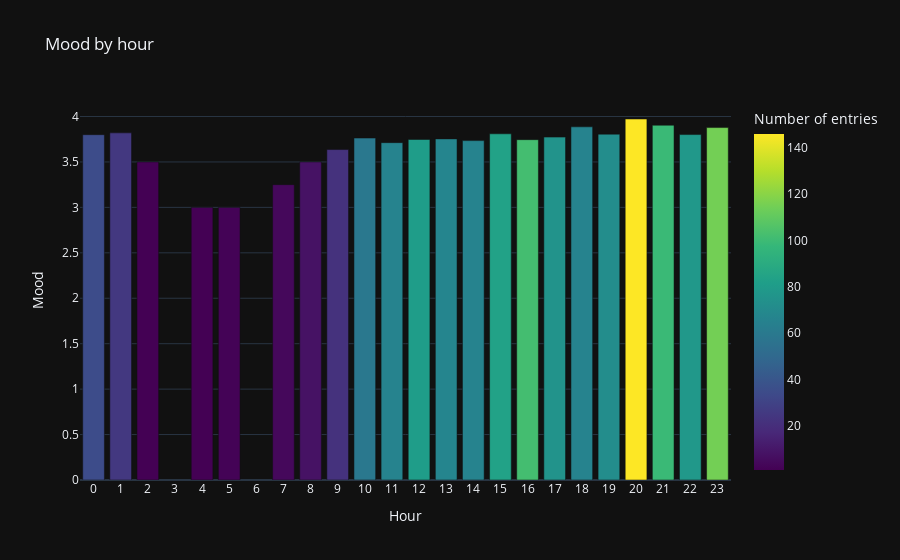

Notebook source saved alongside this figure:
### Markdown cell above
## Mood bar plot by hour/day/month

### Code cell
df.by_time_bar_plot('hour')

### Figure 1 — Plotly figure (JSON) as saved in the notebook; plotly's stock layout.template omitted (floating-point values rounded to 4 significant figures)
{"data": [{"alignmentgroup": "True", "hovertemplate": "Hour=%{x}<br>Mood=%{y}<br>Number of entries=%{marker.color}<extra></extra>", "legendgroup": "", "marker": {"color": [115, 72, 102, 146, 75, 66, 78, 66, 59, 81, 84, 67, 99, 35, 8, 22, 66, 25, 4, 2, 1, 1], "coloraxis": "coloraxis", "pattern": {"shape": ""}}, "name": "", "offsetgroup": "", "orientation": "v", "showlegend": false, "textposition": "auto", "type": "bar", "x": [23, 19, 16, 20, 17, 14, 22, 11, 10, 12, 15, 13, 21, 0, 8, 9, 18, 1, 7, 5, 2, 4], "xaxis": "x", "y": [3.878, 3.806, 3.745, 3.973, 3.773, 3.735, 3.801, 3.712, 3.763, 3.747, 3.81, 3.754, 3.904, 3.8, 3.5, 3.636, 3.886, 3.82, 3.25, 3, 3.5, 3], "yaxis": "y"}], "layout": {"barmode": "relative", "coloraxis": {"colorbar": {"title": {"text": "Number of entries"}}, "colorscale": [[0, "#440154"], [0.1111, "#482878"], [0.2222, "#3e4989"], [0.3333, "#31688e"], [0.4444, "#26828e"], [0.5556, "#1f9e89"], [0.6667, "#35b779"], [0.7778, "#6ece58"], [0.8889, "#b5de2b"], [1, "#fde725"]]}, "legend": {"tracegroupgap": 0}, "title": {"text": "Mood by hour"}, "xaxis": {"anchor": "y", "domain": [0, 1], "dtick": 1, "title": {"text": "Hour"}}, "yaxis": {"anchor": "x", "domain": [0, 1], "title": {"text": "Mood"}}}}
